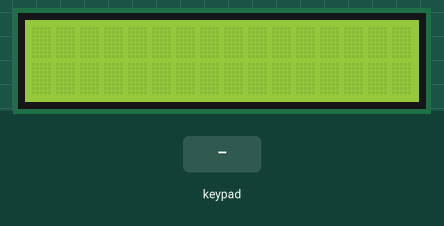
Simulated run of this sketch. Board: Arduino Mega 2560, built with avr-gcc and run on an emulated ATmega2560. Shown: 16×2 character LCD. The inputs (shaded band) are chosen by the test bench.

Above: at 1.2 s.
1.3 s: keypad keys 7 + 5 = pressed 0.4 s apart
At 3.0 s:
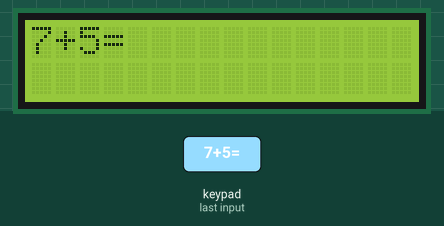
4.4 s: key '/' pressed
5.9 s: keypad keys 6 * 7 = pressed 0.4 s apart
At 8.1 s:
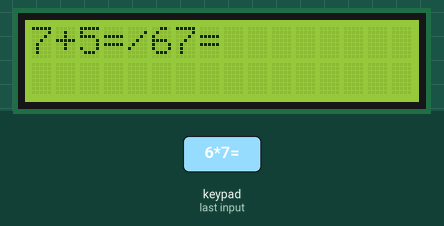
9.0 s: key '=' pressed
At 9.6 s:
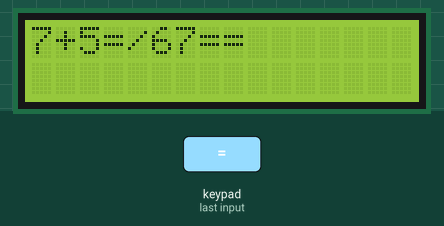
10.5 s: keypad keys 8 / 2 = pressed 0.4 s apart
At 12.7 s:
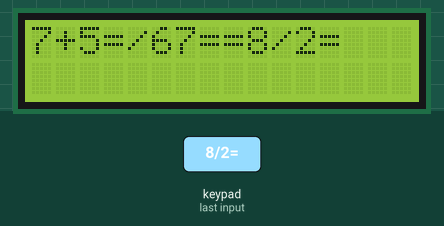
13.6 s: key '+' pressed
At 14.2 s:
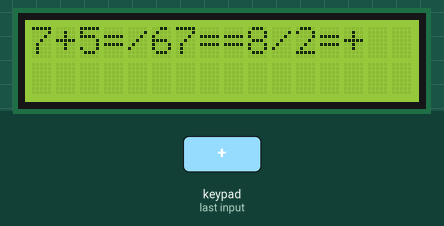
Timing chart, 0 to 16.1 s (numbered marks = the images above; inputs shaded):
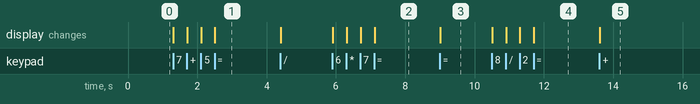

The sketch:

Q2.ino
```cpp
#include <LiquidCrystal.h>

#define RS_PIN 13
#define EN_PIN 12
#define D4_PIN 11
#define D5_PIN 10
#define D6_PIN 9
#define D7_PIN 8


LiquidCrystal lcd(RS_PIN, EN_PIN, D4_PIN, D5_PIN, D6_PIN, D7_PIN);

#include <Keypad.h>

const byte ROWS = 4;
const byte COLS = 4;

char keys[ROWS][COLS] = {
  {'7', '8', '9', '/'},
  {'4', '5', '6', '*'},
  {'1', '2', '3', '-'},
  {'C', '0', '=', '+'}
};

byte rowPins[ROWS] = {22, 23, 24, 25};
byte colPins[COLS] {26, 27, 28, 29};
Keypad keypad = Keypad( makeKeymap(keys), rowPins, colPins, ROWS, COLS);

String inputCode = "";
String correctCode = "1111";

void setup() {
  // put your setup code here, to run once:
  lcd.begin(16, 2);
  lcd.clear();

  lcd.setCursor(0, 0);

}

void loop() {
  // put your main code here, to run repeatedly:

  char key = keypad.waitForKey();

  switch (key) {
    case 'C':
      inputCode = "";
      lcd.clear();
      break;

    case '*':
      if (inputCode == correctCode){
        lcd.clear();
        lcd.print("Correct Password!");
      }
      else{
        lcd.clear();
        lcd.print("Wrong Password!");
      }
      break;

    default:
      inputCode += key;
      lcd.clear();
      lcd.print(inputCode);
      break;
  }

}
```

Measured:
- after the input at 1.3 s, the display: first changes at once (image 1 shows a later state)
- after the input at 5.9 s, the display: first changes at once (image 2 shows a later state)
- after the input at 9.0 s, the display: changes at once (image 3)
- after the input at 10.5 s, the display: first changes at once (image 4 shows a later state)
- after the input at 13.6 s, the display: changes at once (image 5)
